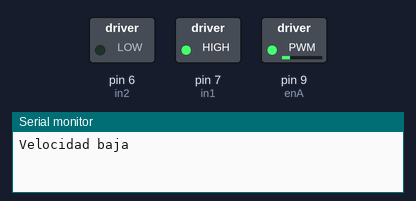
The sketch below on a simulated Arduino Uno, built with avr-gcc and run on an emulated ATmega328P. Parts: switched loads named in the sketch (green lamp = pin HIGH), the last lines printed to the serial monitor.

Above: at 0.05 s.
At 1.5 s:
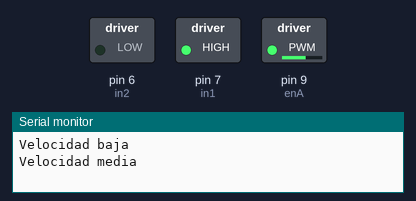
At 3.0 s:
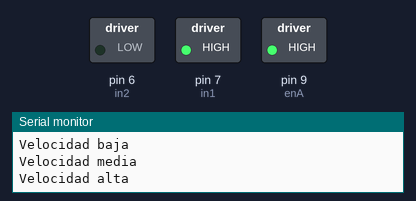
Timing chart, 0 to 3.5 s (numbered marks = the images above):
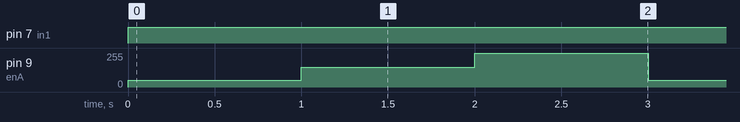

The sketch:

two_motors_control_speed.ino
```cpp
// Motor A
int enA = 9;  // Pin habilita motor B - PWM
int in1 = 7;  // Pin que controla el sentido de giro
int in2 = 6;  // Pin que controla el sentido de giro

void setup ()
{
  Serial.begin (9600);
  pinMode(enA, OUTPUT);
  pinMode(in1, OUTPUT);
  pinMode(in2, OUTPUT);
}

void VelocidadBaja()
{
  analogWrite(enA, 50);
  digitalWrite(in1, HIGH);
  digitalWrite(in2, LOW);
}

void VelocidadMedia()
{
  analogWrite(enA, 150);
  digitalWrite(in1, HIGH);
  digitalWrite(in2, LOW);
}

void VelocidadAlta()
{
  analogWrite(enA, 255);
  digitalWrite(in1, HIGH);
  digitalWrite(in2, LOW);
}

void loop()
{
  Serial.println("Velocidad baja");
  VelocidadBaja();
  delay(1000);
  Serial.println("Velocidad media");
  VelocidadMedia();
  delay(1000);
  Serial.println("Velocidad alta");
  VelocidadAlta();
  delay(1000);
}
```

Measured:
- by itself, pin 7 (in1): LOW → HIGH at 0.00 s
- by itself, pin 9 (enA): repeats every 3.0 s: 150/255 1.0 s, 255/255 1.0 s, 50/255 1.0 s
